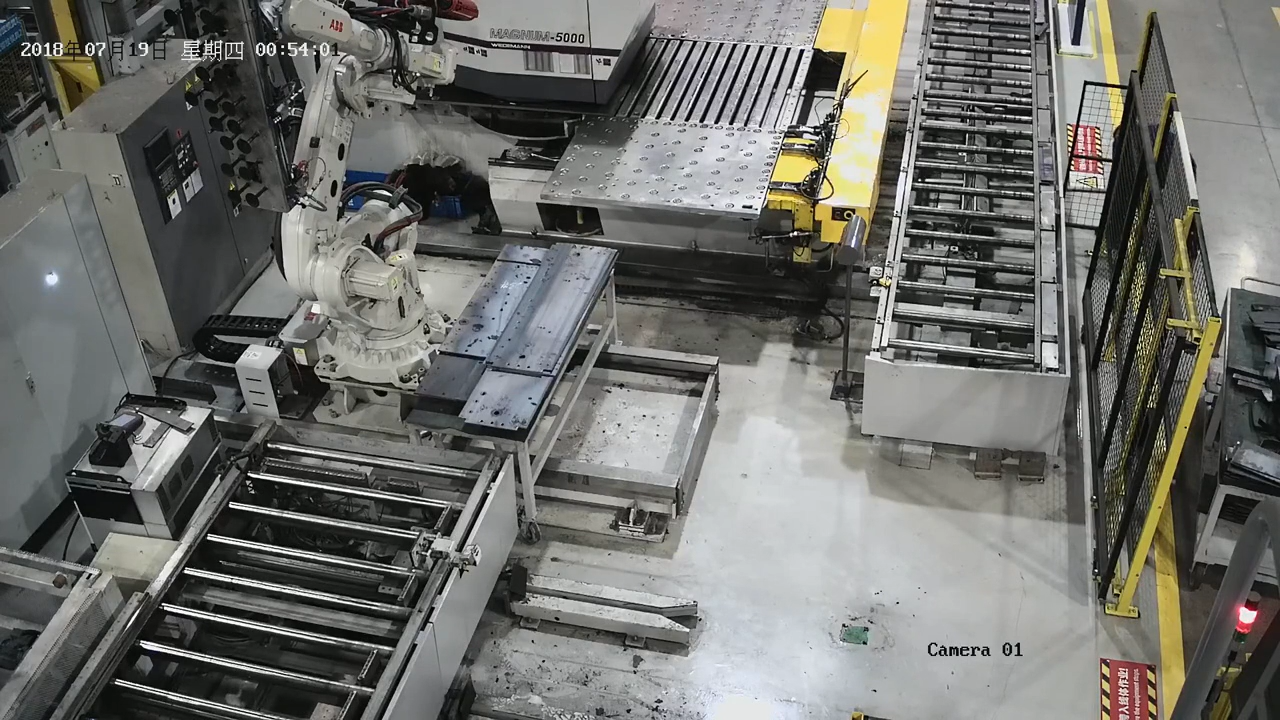
#> input picture oee_demo/pictures/173nightOriginal.png, 1280 x 720 px
$ python roi_size.py
#> lines starting #> are read from the running program, lines starting #| are printed output that depends on the picture
import cv2

#img=cv2.imread('../pictures/fixM5000base.png')
img=cv2.imread('../pictures/173nightOriginal.png')
#> img is the input picture: shape (720, 1280, 3); mean B, G, R 108.4, 112.7, 112.1

img1 = cv2.resize(img,(1280,720))

img_roi=img1[200: 300, 500: 750]
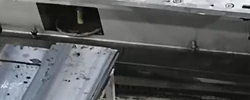
#> img_roi: shape (100, 250, 3); mean B, G, R 90.5, 89.5, 87.5


cv2.imshow('roi',img_roi)
cv2.waitKey(0)

$ run again, with oee_demo/pictures/fixM5000base.png copied over oee_demo/pictures/173nightOriginal.png
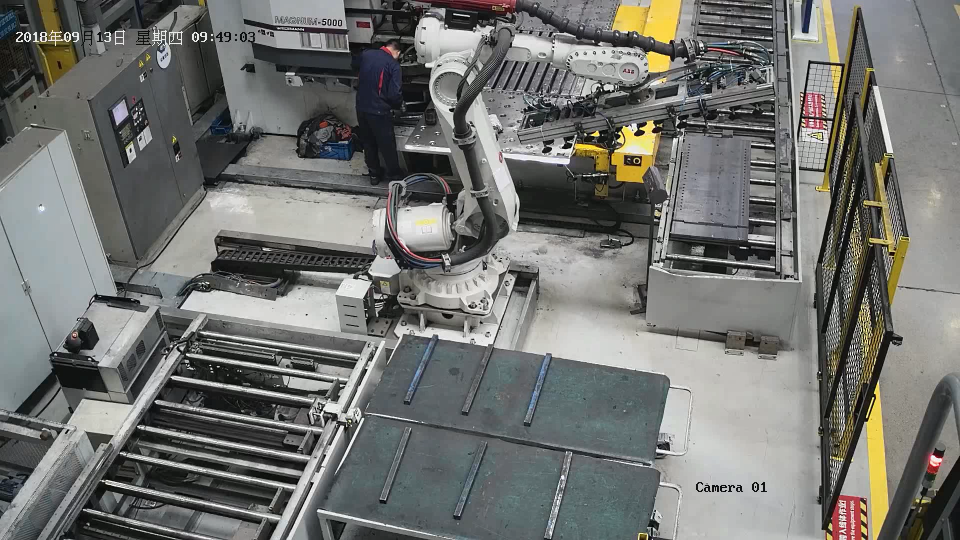
#> input picture oee_demo/pictures/fixM5000base.png, 1920 x 1080 px (shown at 1/2 size)
#> img is the input picture: shape (1080, 1920, 3); mean B, G, R 112.3, 115.5, 114.3
#> `img1 = cv2.resize(img,(1280,720))`:
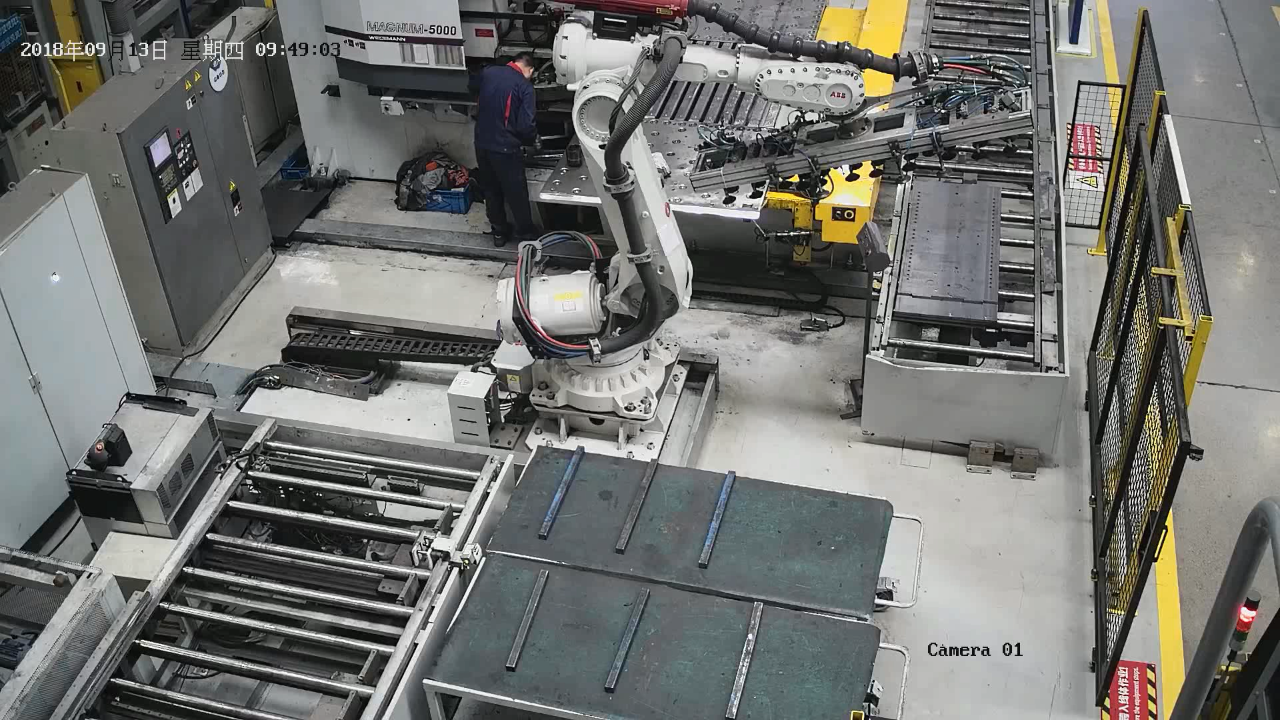
#> img1: shape (720, 1280, 3); mean B, G, R 112.3, 115.5, 114.3
#> `img_roi=img1[200: 300, 500: 750]`:
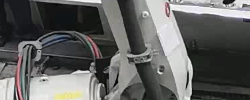
#> img_roi: shape (100, 250, 3); mean B, G, R 96, 97.4, 96.9

$ run again, with oee_demo/pictures/blacktuo-0003.png copied over oee_demo/pictures/173nightOriginal.png
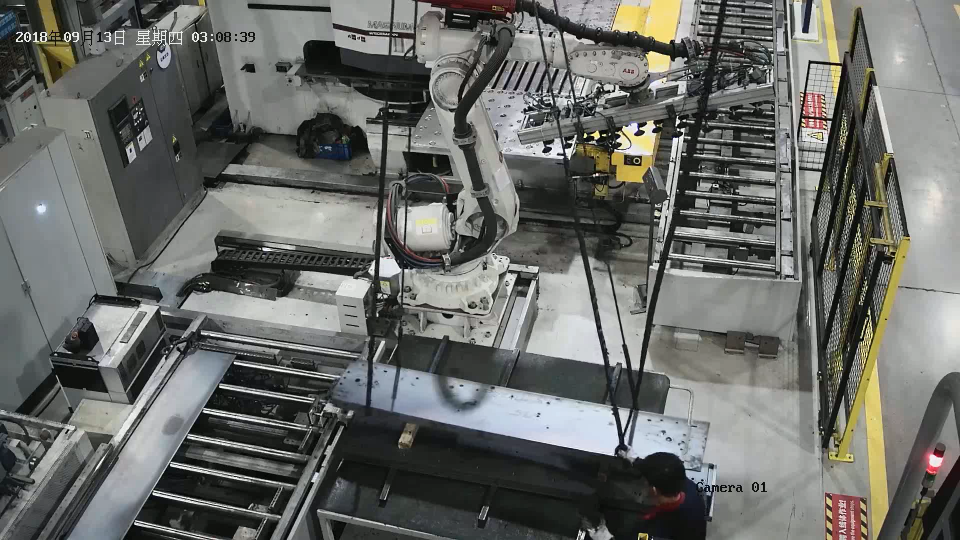
#> input picture oee_demo/pictures/blacktuo-0003.png, 1920 x 1080 px (shown at 1/2 size)
#> img is the input picture: shape (1080, 1920, 3); mean B, G, R 103.8, 107.4, 105.7
#> `img1 = cv2.resize(img,(1280,720))`:
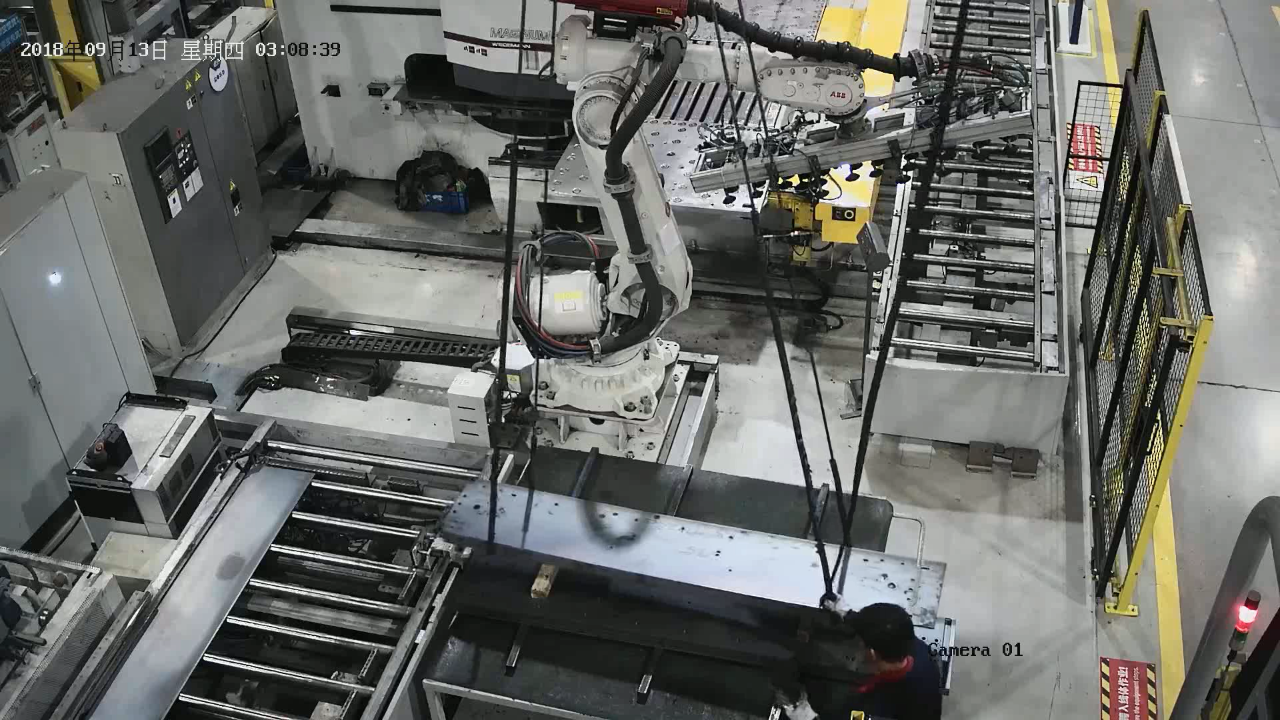
#> img1: shape (720, 1280, 3); mean B, G, R 103.8, 107.4, 105.7
#> `img_roi=img1[200: 300, 500: 750]`:
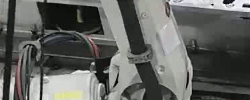
#> img_roi: shape (100, 250, 3); mean B, G, R 95.2, 98.7, 96.9

$ run again, with oee_demo/pictures/blacktuo1.png copied over oee_demo/pictures/173nightOriginal.png
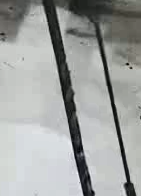
#> input picture oee_demo/pictures/blacktuo1.png, 141 x 196 px
#> img is the input picture: shape (196, 141, 3); mean B, G, R 160.7, 162.5, 160
#> `img1 = cv2.resize(img,(1280,720))`:
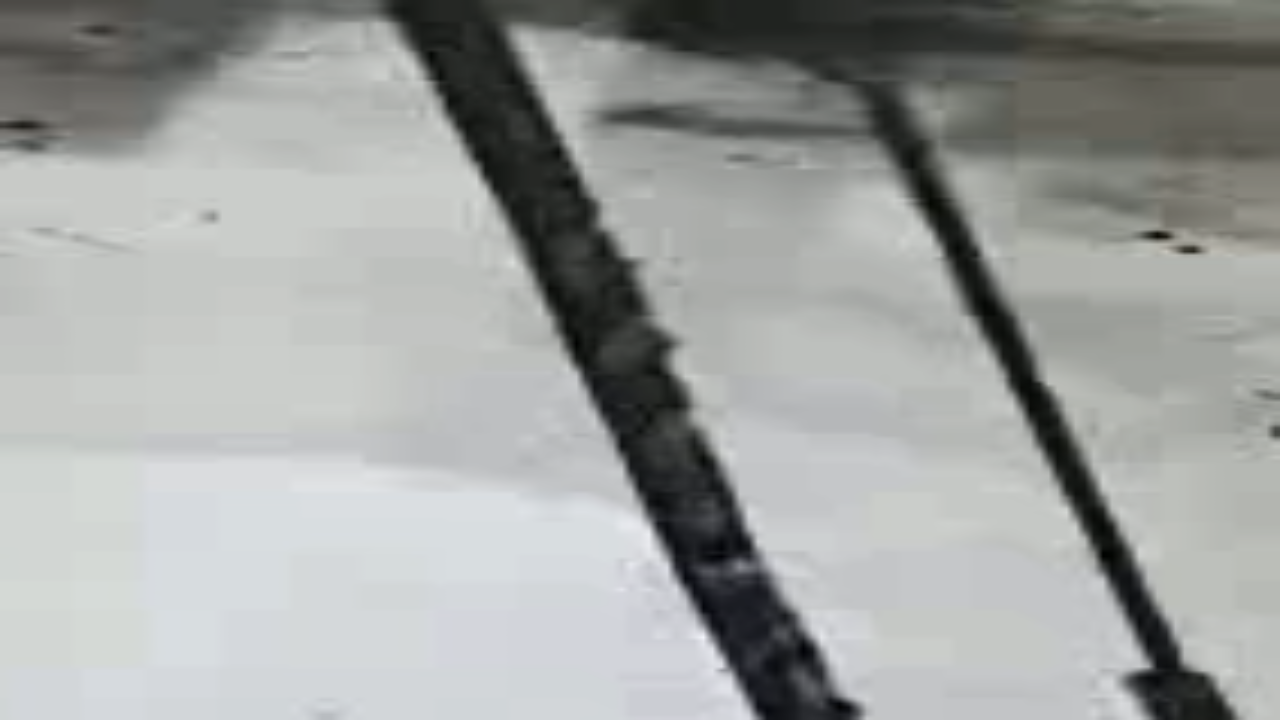
#> img1: shape (720, 1280, 3); mean B, G, R 160.6, 162.4, 160
#> `img_roi=img1[200: 300, 500: 750]`:
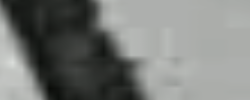
#> img_roi: shape (100, 250, 3); mean B, G, R 120.9, 123.7, 121.3
